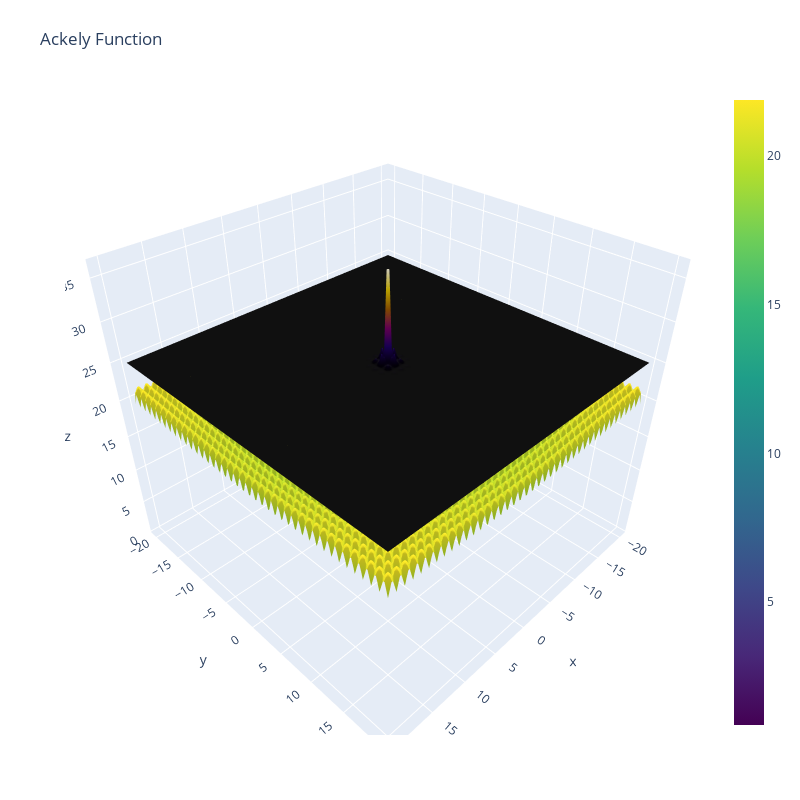

Source (notebook cell):
### Code cell
X = np.linspace(-20, 20, 200)
Y = np.linspace(-20, 20, 200)

inp = np.array(np.meshgrid(X, Y))
out = U(inp)

gibbs_out = Gibbs(inp, U, 1) * np.max(out)*1.2 + 25


fig = go.Figure(data=[go.Surface(z=out, x=X, y=Y, colorscale="Viridis"), 
                      go.Surface(z=gibbs_out, x=X, y=Y, colorscale="Electric", showscale=False)])

fig.update_layout(title='Ackely Function', autosize=False,
                  width=800, height=800,
                  margin=dict(l=65, r=50, b=65, t=90))

fig.show()

### Figure 1 — Plotly figure (JSON) as saved in the notebook; plotly's stock layout.template omitted (floating-point values rounded to 4 significant figures; data arrays with more than 128 entries replaced by an {"elided": "..."} marker saying what was removed)
{"data": [{"colorscale": [[0, "#440154"], [0.1111, "#482878"], [0.2222, "#3e4989"], [0.3333, "#31688e"], [0.4444, "#26828e"], [0.5556, "#1f9e89"], [0.6667, "#35b779"], [0.7778, "#6ece58"], [0.8889, "#b5de2b"], [1, "#fde725"]], "type": "surface", "x": {"elided": "200 float values"}, "y": {"elided": "200 float values"}, "z": {"elided": "200x200 float values"}}, {"colorscale": [[0, "rgb(0,0,0)"], [0.2, "rgb(30,0,100)"], [0.4, "rgb(120,0,100)"], [0.6, "rgb(160,90,0)"], [0.8, "rgb(230,200,0)"], [1, "rgb(255,250,220)"]], "showscale": false, "type": "surface", "x": {"elided": "200 float values"}, "y": {"elided": "200 float values"}, "z": {"elided": "200x200 float values"}}], "layout": {"autosize": false, "height": 800, "margin": {"b": 65, "l": 65, "r": 50, "t": 90}, "title": {"text": "Ackely Function"}, "width": 800}}
